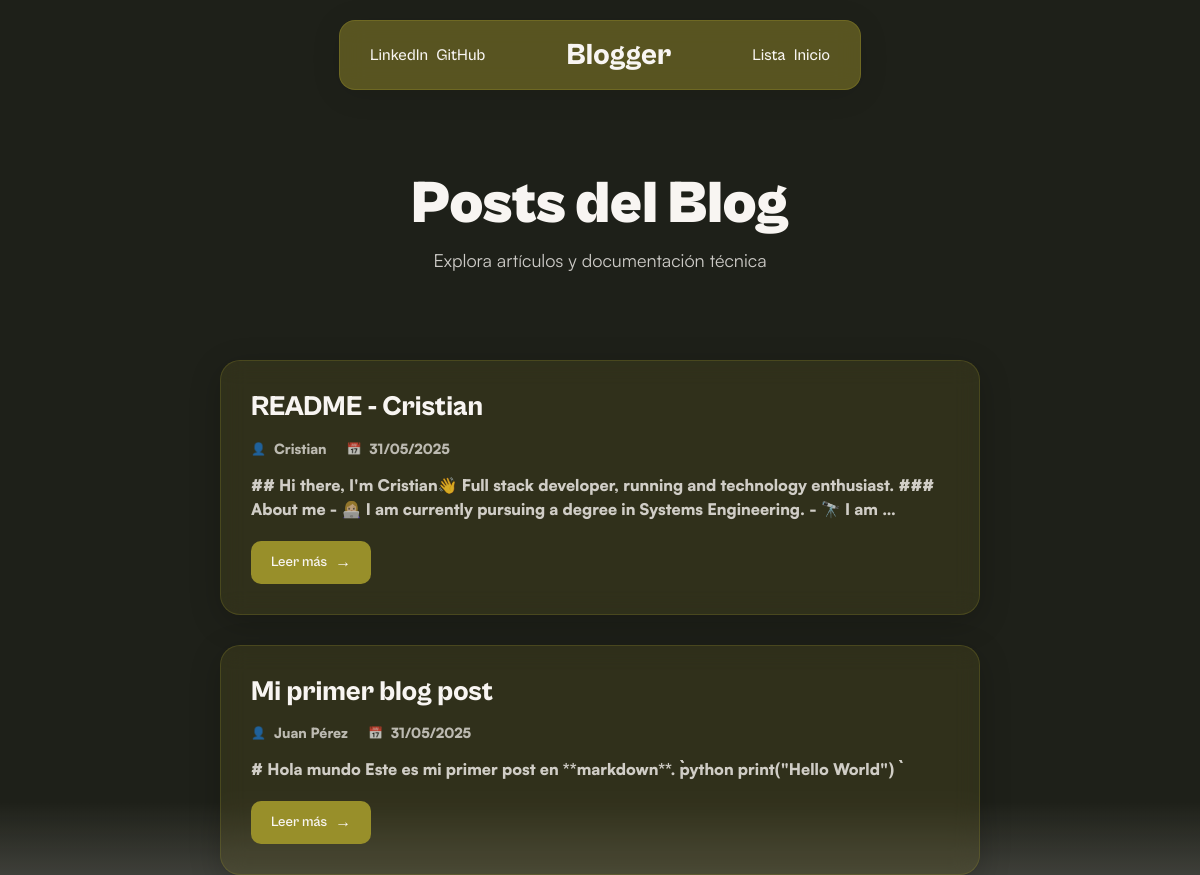
The page /api/blogger/posts/ on the database its author committed.
### apiBlogger/models.py (models this page shows, shortened)
class Post(models.Model):
    title = models.CharField(max_length=200)
    content = models.TextField()
    created_at = models.DateTimeField(auto_now_add=True)
    autor = models.CharField(max_length=100, blank=True, null=True)
    class Meta:
        ordering = ['-created_at']
        verbose_name = 'Post'
        verbose_name_plural = 'Posts'

### apiBlogger/views.py (the view, shortened to what this page needs)
# urls.py: path("posts/", views.ReadmeView.as_view(), name="post-list"),
@method_decorator(csrf_exempt, name='dispatch')
class ReadmeView(View):
    def get(self, request, pk=None, *args, **kwargs):
        if pk:
            try:
                blogPost = get_object_or_404(models.Post, id=pk)
                markdown_content = blogPost.content
                html_content = markdown.markdown(
                    markdown_content,
                    extensions=[
                        'codehilite',      # Resaltado de código
                        'fenced_code',     # Bloques ``` ```
                        'tables',          # Tablas
                        'toc',             # Tabla de contenidos (opcional)
                        'nl2br',           # Saltos de línea automáticos (opcional)
                    ]
                )
                return render(request, 'readme.html', {'content': html_content})
            except FileNotFoundError:
                return HttpResponse("README no encontrado", status=404)
        else:
            blogPosts = models.Post.objects.all()
            return render(request, 'postList.html', {'posts': blogPosts})

### Templates/postList.html (shortened to what this page needs)
<!DOCTYPE html>
<html lang="es">
<head>
    {% load static %}
    <link rel="stylesheet" href="{% static 'css/Styles.css' %}">
</head>
<body>
    <div class="allContainer">
        <nav>
            <ul class="leftContainer">
                <li><a href="https://linkedin.com" target="_blank">LinkedIn</a></li>
                <li><a href="https://github.com" target="_blank">GitHub</a></li>
            </ul>
            <h3 class="centerContainer">Blogger</h3>
            <ul class="rightContainer">
                <li><a href="{% url 'post-list' %}">Lista</a></li>
                <li><a href="{% url 'index' %}">Inicio</a></li>
            </ul>
        </nav>
        <div class="posts-container">
            <div class="posts-header">
                <h1>Posts del Blog</h1>
                <p>Explora artículos y documentación técnica</p>
            </div>
            {% if posts %}
                {% for post in posts %}
                    <article class="post-card" onclick="">
                        <a href="{% url 'post-detail' pk=post.id %}" class="post-title">{{ post.title }}</a>
                        <div class="post-meta">
                            <div class="post-author">{{ post.autor|default:"Anónimo" }}</div>
                            <div class="post-date">{{ post.created_at|date:"d/m/Y" }}</div>
                        </div>
                        <div class="post-excerpt">
                            {{ post.content|truncatewords:30|striptags }}
                        </div>
                        <a href="{% url 'post-detail' pk=post.id %}" class="read-more">
                            Leer más
                        </a>
                    </article>
                {% endfor %}
            {% endif %}
        </div>
    </div>
</body>
</html>

### static/css/Styles.css (style rules this page uses)
* { min-width: 0; font: inherit; }
*, *::before, *::after { box-sizing: border-box; }
body { margin: 0; min-height: 100dvh; }
h1, h2, h3, h4, h5, h6 { text-wrap: balance; }
p { text-wrap: pretty; }
body { margin: 0; min-height: 100dvh; background-color: #1e2019; color: #f8f5f2; font-family: "CabinetGrotesk", sans-serif; font-weight: 900; display: flex; flex-direction: column; align-items: center; justify-content: center; position: relative; }
body::before { content: ''; position: fixed; top: 0; left: 0; width: 100%; height: 100%; background-image: url("../images/backPaper2.png"); background-size: cover; background-position: center; background-repeat: no-repeat; mask-image: linear-gradient( to bottom, black 0%, black 100vh, rgba(0, 0, 0, 0.7) calc(100vh + 100px), rgba(0, 0, 0, 0.3) calc(100vh + 200px), transparent calc(100vh + 300px) ); -webkit-mask-image: linear-gradient( to bottom, black 0%, black 100vh, rgba(0, 0, 0, 0.7) calc(100vh + 100px), rgba(0, 0, 0, 0.3) calc(100vh + 200px), transparent calc(100vh + 300px) ); z-index: -2; }
body::after { content: ''; position: fixed; top: 0; left: 0; width: 100%; height: 100%; background: linear-gradient( to bottom, transparent 0%, transparent 100vh, rgba(248, 245, 242, 0.2) calc(100vh + 100px), rgba(248, 245, 242, 0.6) calc(100vh + 200px), #f8f5f2 calc(100vh + 300px) ); pointer-events: none; z-index: -1; }
.allContainer { width: 100%; max-width: 1200px; margin: 0 auto; padding: 20px; height: 100vh; display: flex; align-items: center; flex-direction: column; }
nav { display: flex; justify-content: space-between; align-items: center; padding: 30px; width: 100%; max-width: 522px; height: 70px; background: rgba(152, 143, 42, 0.48); border-radius: 16px; box-shadow: 0 4px 30px rgba(0, 0, 0, 0.1); backdrop-filter: blur(12.1px); -webkit-backdrop-filter: blur(12.1px); border: 1px solid rgba(152, 143, 42, 0.35); position: fixed; z-index: 10000; }
nav h3 { font-size: 30px; font-weight: 800; color: #f8f5f2; }
.leftContainer, .rightContainer { display: flex; align-items: center; justify-content: center; list-style-type: none; gap: 8px; padding: 0; margin: 0; }
.leftContainer a, .rightContainer a { color: #f8f5f2; text-decoration: none; font-size: 16px; font-weight: 500; transition: color 0.3s ease; font-family: "CabinetGrotesk", sans-serif; }
.posts-container { display: flex; flex-direction: column; gap: 30px; width: 100%; max-width: 800px; margin-top: 120px; padding: 0 20px; }
.posts-header { text-align: center; margin-bottom: 40px; }
.posts-header h1 { font-size: 60px; line-height: 50px; margin-bottom: 10px; color: #f8f5f2; font-family: "CabinetGrotesk", sans-serif; font-weight: 900; }
.posts-header p { font-family: "Satoshi", sans-serif; font-weight: 400; font-size: 18px; color: #f8f5f2; opacity: 0.8; }
.post-card { background: rgba(152, 143, 42, 0.15); border-radius: 20px; padding: 30px; border: 1px solid rgba(152, 143, 42, 0.25); backdrop-filter: blur(12px); -webkit-backdrop-filter: blur(12px); box-shadow: 0 8px 32px rgba(0, 0, 0, 0.2); transition: all 0.3s cubic-bezier(0.4, 0, 0.2, 1); cursor: pointer; }
.post-title { font-family: "CabinetGrotesk", sans-serif; font-size: 28px; font-weight: 800; color: #f8f5f2; margin-bottom: 15px; text-decoration: none; display: block; line-height: 1.2; }
.post-meta { display: flex; align-items: center; gap: 20px; margin-bottom: 15px; font-family: "Satoshi", sans-serif; font-size: 14px; color: #f8f5f2; opacity: 0.7; }
.post-author, .post-date { display: flex; align-items: center; gap: 8px; }
.post-author::before { content: "👤"; font-size: 12px; }
.post-date::before { content: "📅"; font-size: 12px; }
.post-excerpt { font-family: "Satoshi", sans-serif; font-size: 16px; color: #f8f5f2; opacity: 0.8; line-height: 1.5; margin-bottom: 20px; }
.read-more { display: inline-flex; align-items: center; gap: 8px; background: #988f2a; color: #f8f5f2; padding: 12px 20px; border-radius: 10px; text-decoration: none; font-family: "CabinetGrotesk", sans-serif; font-weight: 600; font-size: 14px; transition: all 0.3s ease; border: none; cursor: pointer; }
.read-more::after { content: "→"; font-size: 16px; transition: transform 0.3s ease; }

### rows shown on the page
Post: title "README - Cristian", autor "Cristian", created_at "31/05/2025", content "## Hi there, I'm Cristian👋 Full stack developer, running and technology enthusiast. ### About me - 👩🏼‍💻 I am currently pursuing a degree in Systems Engineering. - 🔭 I am …"
Post: title "Mi primer blog post", autor "Juan Pérez", created_at "31/05/2025", content "# Hola mundo Este es mi primer post en **markdown**. ```python print(\"Hello World\") ```"
